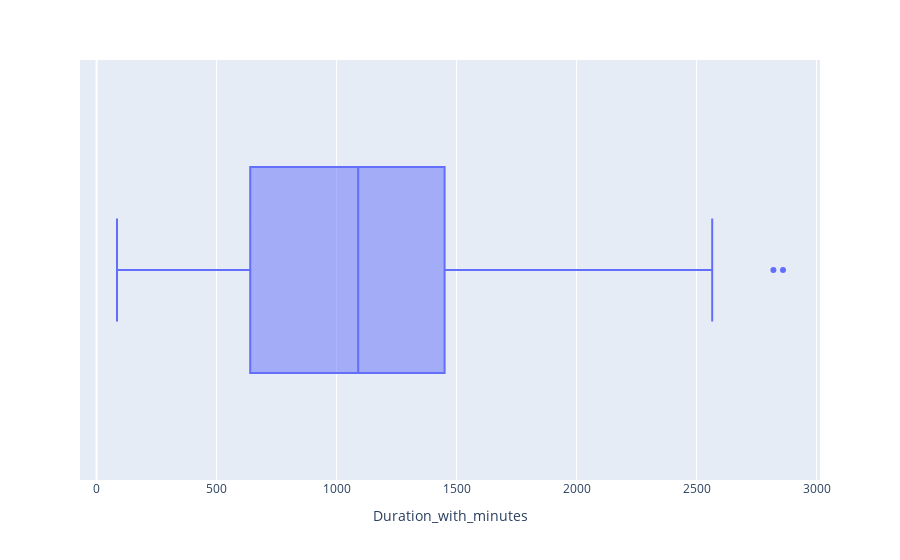

Notebook source saved alongside this figure:
### Code cell
px.box(data_frame=df,x="Duration_with_minutes")

### Figure 1 — Plotly figure (JSON) as saved in the notebook; plotly's stock layout.template omitted (floating-point values rounded to 4 significant figures; data arrays with more than 128 entries replaced by an {"elided": "..."} marker saying what was removed)
{"data": [{"alignmentgroup": "True", "hovertemplate": "Duration_with_minutes=%{x}<extra></extra>", "legendgroup": "", "marker": {"color": "#636efa"}, "name": "", "notched": false, "offsetgroup": "", "orientation": "h", "showlegend": false, "type": "box", "x": {"elided": "3835 int values"}, "x0": " ", "xaxis": "x", "y0": " ", "yaxis": "y"}], "layout": {"boxmode": "group", "legend": {"tracegroupgap": 0}, "margin": {"t": 60}, "xaxis": {"anchor": "y", "domain": [0, 1], "title": {"text": "Duration_with_minutes"}}, "yaxis": {"anchor": "x", "domain": [0, 1]}}}
